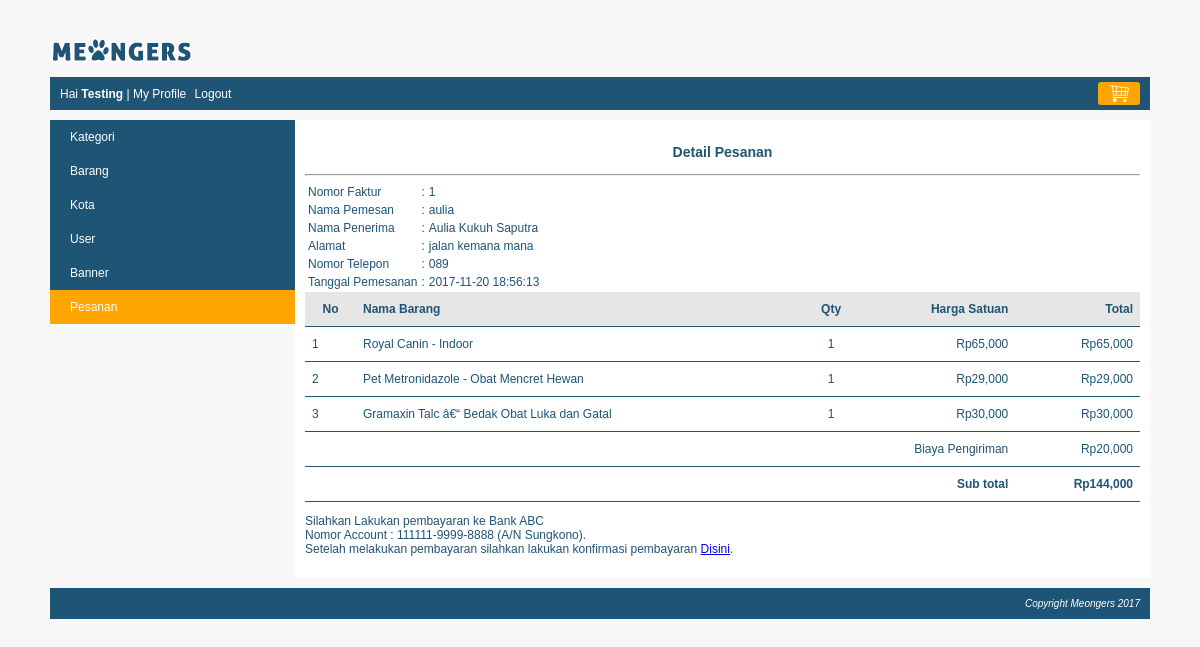
Screenshot of /index.php?page=my_profile&module=pesanan&action=detail&pesanan_id=1 (signed in) with the database file from the repository.
### tables this page shows
CREATE TABLE `pesanan` (
  `pesanan_id` int(10) NOT NULL,
  `kota_id` int(10) NOT NULL,
  `user_id` int(10) NOT NULL,
  `nama_penerima` varchar(150) NOT NULL,
  `nomor_telepon` varchar(15) NOT NULL,
  `alamat` varchar(300) NOT NULL,
  `tanggal_pemesanan` datetime NOT NULL,
  `status` tinyint(4) NOT NULL
);

CREATE TABLE `user` (
  `user_id` int(10) NOT NULL,
  `level` varchar(30) NOT NULL,
  `nama` varchar(150) NOT NULL,
  `email` varchar(160) NOT NULL,
  `alamat` varchar(400) NOT NULL,
  `phone` varchar(15) NOT NULL,
  `password` varchar(300) NOT NULL,
  `status` enum('on','off') NOT NULL
);

CREATE TABLE `pesanan_detail` (
  `pesanan_id` int(10) NOT NULL,
  `barang_id` int(10) NOT NULL,
  `quantity` tinyint(2) NOT NULL,
  `harga` int(10) NOT NULL
);

CREATE TABLE `barang` (
  `barang_id` int(10) NOT NULL,
  `kategori_id` int(10) NOT NULL,
  `nama_barang` varchar(250) NOT NULL,
  `spesifikasi` text NOT NULL,
  `gambar` varchar(300) NOT NULL,
  `harga` int(10) NOT NULL,
  `stok` tinyint(1) NOT NULL,
  `status` enum('on','off') NOT NULL
);

CREATE TABLE `kota` (
  `kota_id` int(10) NOT NULL,
  `kota` varchar(150) NOT NULL,
  `tarif` int(10) NOT NULL,
  `status` enum('on','off') NOT NULL
);

### function/helper.php (called while the page is built, shortened)
<?php
  function rupiah($nilai = 0){
    $string = "Rp" . number_format($nilai);
    return $string;
  }

### module/pesanan/detail.php (the view, shortened to what this page needs)
<?php
	$pesanan_id= $_GET["pesanan_id"];
	$query = mysqli_query($koneksi, "SELECT pesanan.nama_penerima, pesanan.nomor_telepon, pesanan.alamat, pesanan.tanggal_pemesanan, user.nama, kota.kota, kota.tarif FROM pesanan JOIN user ON pesanan.user_id=user.user_id JOIN kota ON kota.kota_id=pesanan.kota_id WHERE pesanan.pesanan_id='$pesanan_id'");
	$row=mysqli_fetch_assoc($query);
	$tanggal_pemesanan = $row['tanggal_pemesanan'];
	$nama_penerima = $row['nama_penerima'];
	$nomor_telepon = $row['nomor_telepon'];
	$alamat = $row['alamat'];
	$tarif = $row['tarif'];
	$nama = $row['nama'];
?>
<div id="frame-faktur">
	<h3><center>Detail Pesanan</center></h3>
	<hr/>
	<table>
		<tr>
			<td>Nomor Faktur</td>
			<td>:</td>
			<td><?php echo $pesanan_id; ?></td>
		</tr>
		<tr>
			<td>Nama Pemesan</td>
			<td>:</td>
			<td><?php echo $nama; ?></td>
		</tr>
		<tr>
			<td>Nama Penerima</td>
			<td>:</td>
			<td><?php echo $nama_penerima; ?></td>
		</tr>
		<tr>
			<td>Alamat</td>
			<td>:</td>
			<td><?php echo $alamat; ?></td>
		</tr>
		<tr>
			<td>Nomor Telepon</td>
			<td>:</td>
			<td><?php echo $nomor_telepon; ?></td>
		</tr>
		<tr>
			<td>Tanggal Pemesanan</td>
			<td>:</td>
			<td><?php echo $tanggal_pemesanan; ?></td>
		</tr>
	</table>
</div>
	<table class="table-list">
		<tr class="baris-title">
			<th class="no">No</th>
			<th class="kiri">Nama Barang</th>
			<th class="tengah">Qty</th>
			<th class="kanan">Harga Satuan</th>
			<th class="kanan">Total</th>
		</tr>
		<?php
			$queryDetail = mysqli_query($koneksi, "SELECT pesanan_detail.*, barang.nama_barang FROM pesanan_detail JOIN barang ON pesanan_detail.barang_id=barang.barang_id WHERE pesanan_detail.pesanan_id='$pesanan_id'");
			$no = 1;
			$subtotal = 0;
			while($rowDetail=mysqli_fetch_assoc($queryDetail)){
				$total = $rowDetail["harga"] * $rowDetail["quantity"];
				$subtotal = $subtotal + $total;
				echo "<tr>
						<td class='no'>$no</td>
						<td class='kiri'>$rowDetail[nama_barang]</td>
						<td class='tengah'>$rowDetail[quantity]</td>
						<td class='kanan'>".rupiah($rowDetail["harga"])."</td>
						<td class='kanan'>".rupiah($total)."</td>
					  </tr>";
				$no++;
			}
			$subtotal = $subtotal + $tarif;
		?>
		<tr>
			<td class="kanan" colspan="4">Biaya Pengiriman</td>
			<td class="kanan"><?php echo rupiah($tarif); ?></td>
		</tr>
		<tr>
			<td class="kanan" colspan="4"><b>Sub total</b></td>
			<td class="kanan"><b><?php echo rupiah($subtotal); ?></b></td>
		</tr>
	</table>
	<div id="frame-keterangan-pembayaran">
		<p>Silahkan Lakukan pembayaran ke Bank ABC<br/>
		   Nomor Account : 111111-9999-8888 (A/N Sungkono).<br/>
		   Setelah melakukan pembayaran silahkan lakukan konfirmasi pembayaran
		   <a href="<?php echo BASE_URL."index.php?page=my_profile&module=pesanan&action=konfirmasi_pembayaran&pesanan_id=$pesanan_id"?>">Disini</a>.
		</p>
	</div>

### css/style.css (style rules this page uses)
body { font-family:arial; font-size:12px; color:#1e5474; background:#F7F7F7; margin:0px; }
.table-list { width: 100%; border-collapse: collapse; }
.table-list tr { border-bottom: 1px solid #1e5474; }
.table-list tr.baris-title { background: #E6E6E6; }
.table-list tr th, .table-list tr td { padding: 10px 7px; }
.tengah { text-align: center; }
.kiri { text-align: left; }
.kanan { text-align: right; }

### rows the page displays
pesanan: user.nama "aulia", nama_penerima "Aulia Kukuh Saputra", alamat "jalan kemana mana", nomor_telepon "089", tanggal_pemesanan "2017-11-20 18:56:13", kota.tarif "Rp20,000"
pesanan_detail: barang.nama_barang "Royal Canin - Indoor", quantity "1", harga "Rp65,000", rupiah($total) "Rp65,000"
pesanan_detail: barang.nama_barang "Pet Metronidazole - Obat Mencret Hewan", quantity "1", harga "Rp29,000", rupiah($total) "Rp29,000"
pesanan_detail: barang.nama_barang "Gramaxin Talc â€“ Bedak Obat Luka dan Gatal", quantity "1", harga "Rp30,000", rupiah($total) "Rp30,000"

### other values shown
$nama "Testing"
$pesanan_id "1"
rupiah($subtotal) "Rp144,000"
